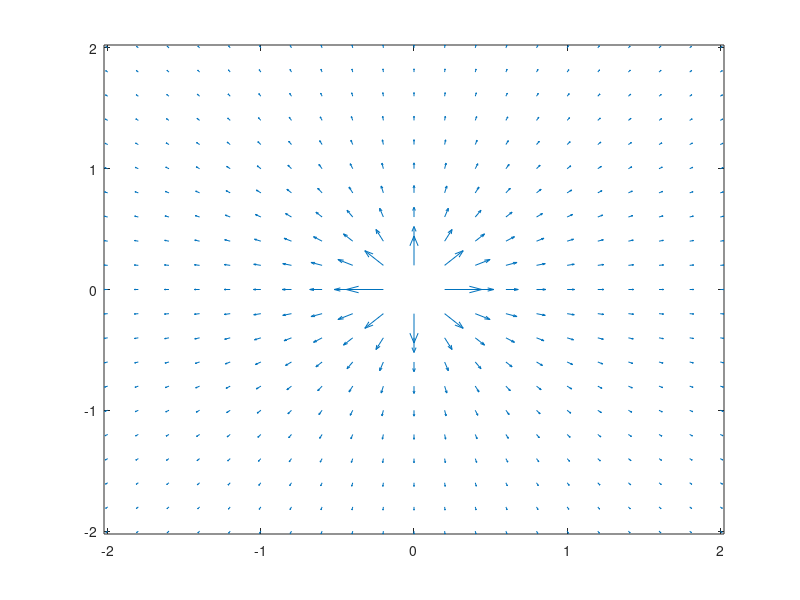

This chart was generated by the following MATLAB code:
 [x,y] = meshgrid(-2:.2:2,-2:.2:2) ; 
 
 VectorX = [x./(2*pi*(x.^2+y.^2))]; 
 VectorY = [y./(2*pi*(x.^2+y.^2))]; 
 
 quiver(x,y,VectorX,VectorY)
 axis tight